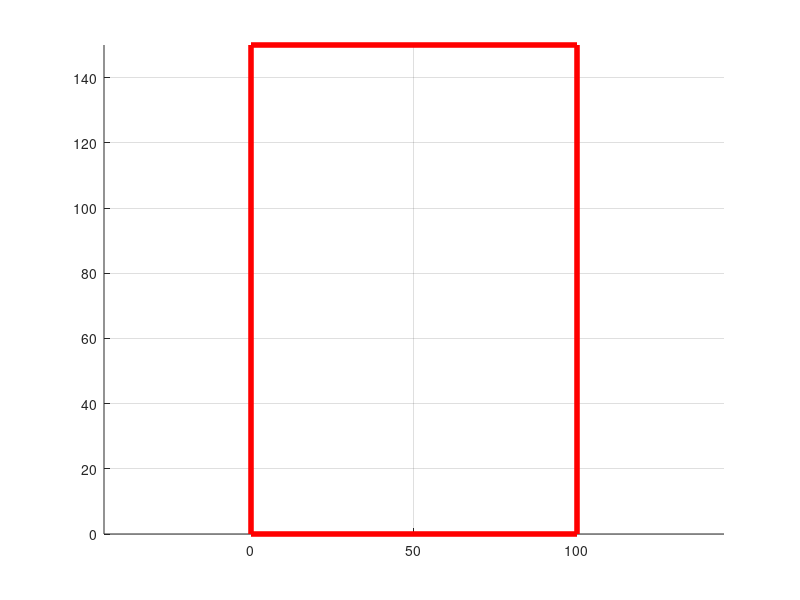

The MATLAB script that drew this image: (Note: this script raises an error after producing the figure.)
close all;
nCell = 6;
cellColors = spring(nCell);
centerX = 50;
centerY = 50;
rXY = 10;
startX = centerX + rXY * cos(0 : 2*pi/nCell : 2*pi);
startY = centerY + rXY * sin(0 : 2*pi/nCell : 2*pi);
Pose = [startX', startY'];

CVTs = zeros(nCell, 2);
offset = 20;
maxX = 100;
maxY = 150;

A = [-1 , 0; 1 , 0; 0 , 1; 0 , -1];
b = [0, maxX, maxY, 0];
bndCoeff = [A, b'];
bndVertexes = [0, 0; 0,maxY; maxX,maxY; maxX, 0; 0, 0];

%% Visualization
figure()
hold on; grid on; axis equal;
for i = 1: size(bndVertexes,1)-1                
   plot([bndVertexes(i,1) bndVertexes(i+1,1)],[bndVertexes(i,2) bndVertexes(i+1,2)], '-r', 'LineWidth',4);                    
end   


%% Get Voronoi centroids
[vertexes,vertexHandler]= Function_VoronoiBounded(Pose(:,1), Pose(:,2), bndVertexes);

for i = 1:nCell
    [cx,cy] = Function_PolyCentroid(vertexes(vertexHandler{i},1),vertexes(vertexHandler{i},2));
    cx = min(max(bndVertexes(:,1)),max(0, cx));
    cy = min(max(bndVertexes(:,2)),max(0, cy));
    if ~isnan(cx) && inpolygon(cx,cy, bndVertexes(:,1), bndVertexes(:,2))
        CVTs(i,1) = cx;  %don't update if goal is outside the polygon
        CVTs(i,2) = cy;
        plot(Pose(i,1), Pose(i,2), 'x', 'Color', cellColors(i,:));
        plot(cx, cy, '*', 'Color', cellColors(i,:));
    end
end 

%% Plot the vertexes
i = 1;
while i < size(vertexHandler,1)
    tmp = vertexHandler{i};
    if(vertexes(tmp,1) >= maxX | vertexes(tmp,1) <= 0 | vertexes(tmp,2) >= maxY | vertexes(tmp,2) <= 0 | isnan(vertexes(tmp,1)) | isnan(vertexes(tmp,2)))
        vertexHandler{i} = [];
    else
        plot(vertexes(tmp,1),vertexes(tmp,2), 'o')
    end
    i = i + 1;
end

%% Update Voronoi property
[outList, adjacentList] = ComputeVoronoiProperty(CVTs, vertexes, vertexHandler);




disp(outList);

%figure()
%plot()
%fo


